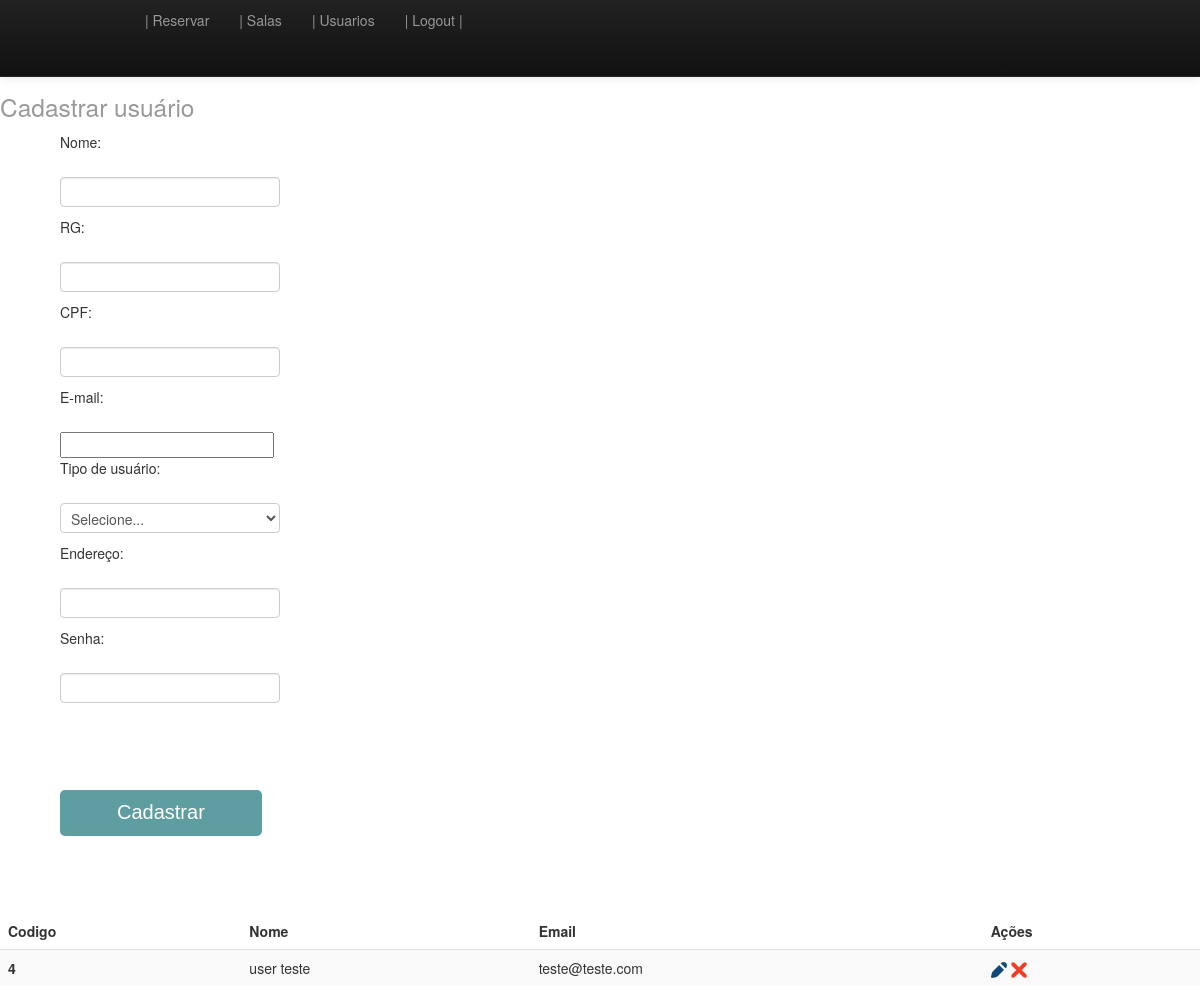
/usuario.php (signed in), run on an earlier commit of the app's database.
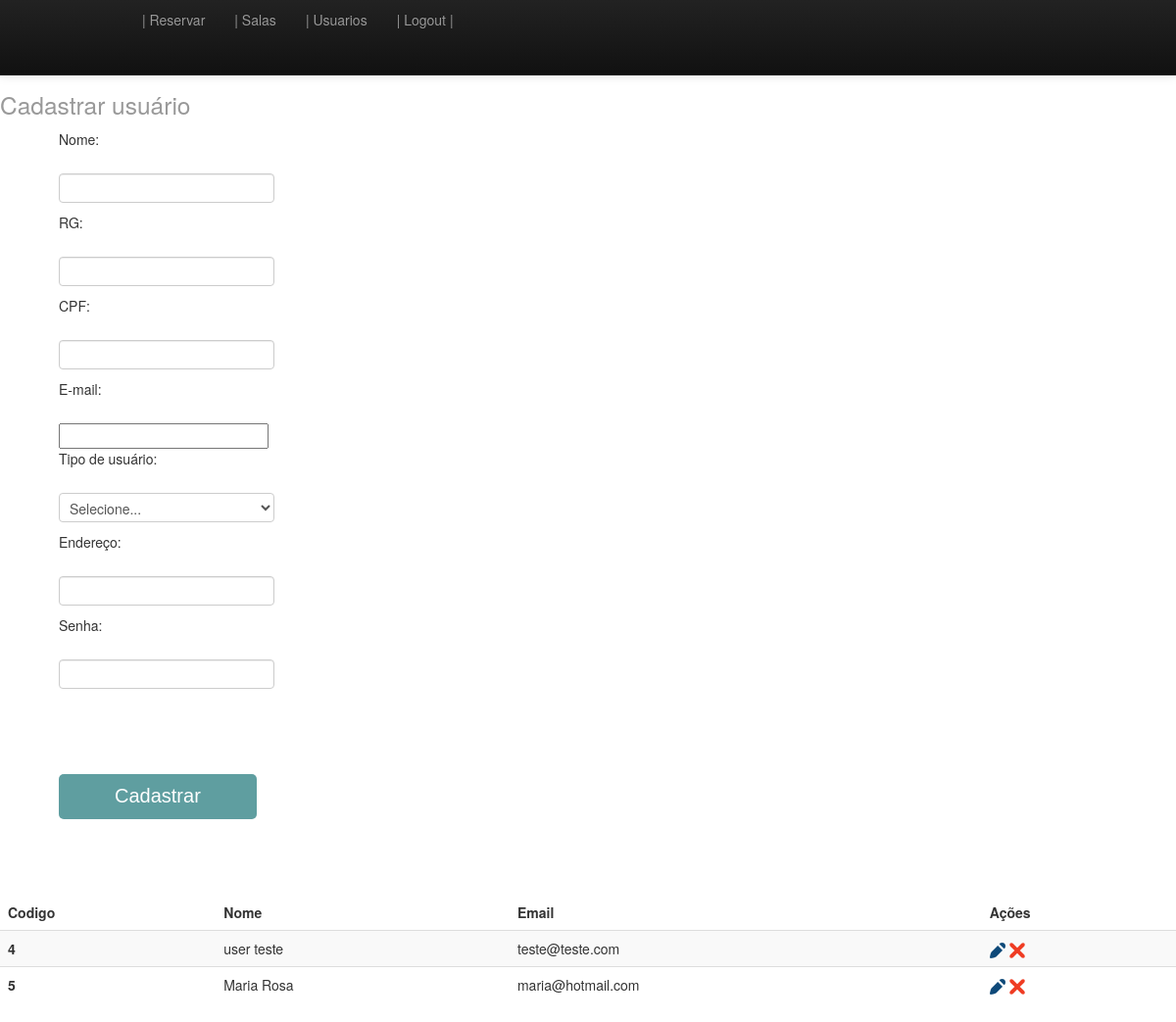
And on a later commit of the database.
### tables this page shows
CREATE TABLE IF NOT EXISTS `usuario` (
  `idusuario` int(11) NOT NULL AUTO_INCREMENT,
  `nome` varchar(255) DEFAULT NULL,
  `email` varchar(150) DEFAULT NULL,
  `senha` varchar(45) DEFAULT NULL,
  `dataCadastro` datetime DEFAULT NULL,
  `tipoUsuario` int(11) NOT NULL,
  `usuario` varchar(100) DEFAULT NULL,
  PRIMARY KEY (`idusuario`)
);

### classes/Funcoes.class.php (called while the page is built, shortened)
<?php
class Funcoes {
    public function tipoUsuario($param, $id = "") {
        $arrayDados = array(
            "Selecione...",
            "Admin",
            "Paciente"
        );
        switch ($param) {
            case '2':
                return $arrayDados;
                break;
        }
    }
    public function tratarCaracter($vlr, $tipo) {
        switch ($tipo) {
            case 2: $rst = utf8_encode($vlr);
                break;
        }
        return $rst;
    }
    public function base64($vlr, $tipo) {
        switch ($tipo) {
            case 1: $rst = base64_encode($vlr);
                break;
        }
        return $rst;
    }
    public function isAdmin() {
        return ($_SESSION['tipoUsuario'] == 1 ? TRUE : FALSE);
    }
}
?>

### classes/Usuario.class.php (called while the page is built, shortened)
<?php
include_once 'Conexao.class.php';
include_once 'Funcoes.class.php';
class Usuario {
    private $con;
    public function __construct() {
        $this->con = new Conexao();
    }
    public function querySelect() {
        try {
            $select = $this->con->conectar()->prepare("SELECT * FROM `usuario`;");
            $select->execute();
            return $select->fetchAll();
        } catch (Exception $ex) {
            return 'erro ' . $ex->getMessage();
        }
    }
}

### classes/Conexao.class.php (called while the page is built, shortened)
<?php
class Conexao {
    private $usuario;
    private $senha;
    private $banco;
    private $servidor;
    private static $pdo;
    public function __construct() {
        $this->servidor = "localhost";
        $this->banco = "controlePacientes";
        $this->usuario = "root";
        $this->senha = "";
    }
    public function conectar() {
        try {
            if (is_null(self::$pdo)) {
                self::$pdo = new PDO("mysql:host=" . $this->servidor .
                        ";dbname=" . $this->banco, $this->usuario, $this->senha);
                return self::$pdo;
            }
        } catch (Exception $exc) {
            return $ex->getMessage();
        }
    }
}

### usuario.php (the view, shortened to what this page needs)
<?php
require_once 'classes/Funcoes.class.php';
require_once 'classes/Usuario.class.php';
$objFuncoes = new Funcoes();
$objUsuario = new Usuario();
$objFuncoes->isLogado();
?>
<!DOCTYPE HTML>
<html lang="pt-br">
    <head>
        <link href="css/estilo.css" rel="stylesheet" type="text/css" media="all">
        <link href="css/bootstrap-responsive.min.css" rel="stylesheet" type="text/css" media="all">
        <link href="css/bootstrap.min.css" rel="stylesheet" type="text/css" media="all">
    </head>
    <body>
        <nav class="navbar navbar-fixed-top navbar-inverse">
            <div class="navbar-inner">
                <div class="container">
                    <div class="nav-collapse">
                        <ul class="nav">
                            <li><a href="listarPessoas.php"> | Reservar </a></li>
                            <li><a href="sala.php"> | Salas </a></li>
                            <?php echo $objFuncoes->isAdmin() ? '<li><a href="usuario.php"> | Usuarios </a></li>' : "" ?>
                            <li><a href="logout.php"> | Logout | </a></li>
                        </ul>
                    </div>
                </div>
            </div>
        </nav>
        <div><h1 class=""><small>Cadastrar usuário</small></h1></div>
        <div id="formulario">
            <form name="formCad" action="" method="post">
                <label>Nome: </label><br>
                <input type="text" id="nome" name="nome" required="required" value="<?= $objFuncoes->tratarCaracter((isset($sala['nome'])) ? ($sala['nome']) : (''), 2) ?>"><br>
                <label>RG: </label><br>
                <input type="text" id="rg" name="rg" required="required" value="<?= isset($sala['rg']) ? ($sala['rg']) : ('') ?>"><br>
                <label>CPF: </label><br>
                <input type="text" name="cpf" id="cpf" required="required" value="<?= isset($sala['cpf']) ? ($sala['cpf']) : ('') ?>"><br>
                <label>E-mail: </label><br>
                <input type="mail" name="email" id="email" required="required" pattern="[a-z0-9._%+-]+@[a-z0-9.-]+\.[a-z]{2,4}$" value="<?= $objFuncoes->tratarCaracter((isset($sala['email'])) ? ($sala['email']) : (''), 2) ?>"><br>
                <label>Tipo de usuário: </label><br>
                <select name="tipoUsuario" id="tipoUsuario">
                    <?php foreach ($objFuncoes->tipoUsuario(2) as $key => $value) { ?>
                        <option value="<?= $key ?>"><?= $value ?></option>
                    <?php } ?>
                </select>
                <label>Endereço: </label><br>
                <input type="text" name="endereco" required="required" value="<?= $objFuncoes->tratarCaracter((isset($sala['endereco'])) ? ($sala['endereco']) : (''), 2) ?>"><br>
                <?php if (isset($_GET['acao']) <> 'edit') { ?>
                    <label>Senha: </label><br>
                    <input type="password" name="senha" required="required"><br>
                <?php } ?>
                <br>
                <input type="submit" name="<?= (isset($_GET['acao']) == 'edit') ? ('btAlterar') : ('btCadastrar') ?>" value="<?= (isset($_GET['acao']) == 'edit') ? ('Alterar') : ('Cadastrar') ?>">
            </form>
        </div>
        <div>
            <table class="table table-striped">
                <thead>
                    <tr>
                        <th scope="col">Codigo</th>
                        <th scope="col">Nome</th>
                        <th scope="col">Email</th>
                        <th scope="col">Ações</th>
                    </tr>
                </thead>
                <tbody>
                    <?php foreach ($objUsuario->querySelect() as $rst) {
                        ?>
                        <tr>
                            <th scope="row"><?php echo $rst['idusuario']; ?></th>
                            <td><?php echo $objFuncoes->tratarCaracter($rst['nome'], 2); ?></td>
                            <td><?php echo $rst['email']; ?></td>
                            <td>
                                <div class="">
                                    <a class="editar" href="?acao=edit&func=<?= $objFuncoes->base64($rst['idusuario'], 1) ?>" title="Editar dados"><img src="img/ico-editar.png" width="16" height="16" alt="Editar"></a>
                                    <a class="excluir" href="?acao=delet&func=<?= $objFuncoes->base64($rst['idusuario'], 1) ?>" title="Excluir esse dado"><img src="img/ico-excluir.png" width="16" height="16" alt="Excluir"></a>
                                </div>
                            </td>
                        </tr>
                    <?php }
                    ?>
                </tbody>
            </table>
        </div>
    </body>
</html>

### css/estilo.css (style rules this page uses)
body,#formulario { margin-left: 5%; }
div.container { margin-bottom: 3%; }
h1 { padding-top: 6%!important; }
#formulario input[type="submit"] { font: 20px Verdana, Geneva, sans-serif; color: #fff; background: cadetblue; border: 0; border-radius: 5px; padding: 1% 5%; margin: 5% 0; }

What changed in the data, as far as the page shows it:
added usuario: idusuario "5", nome "Maria Rosa", email "maria@hotmail.com"
